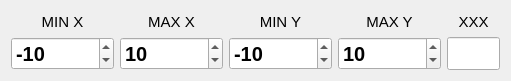
     <widget class="QWidget" name="gridLayoutWidget_2">
      <property name="geometry">
       <rect>
        <x>10</x>
        <y>440</y>
        <width>511</width>
        <height>81</height>
       </rect>
      </property>
      <layout class="QGridLayout" name="gridLayout_2">
       <item row="0" column="3">
        <widget class="QLabel" name="label_10">
         <property name="sizePolicy">
          <sizepolicy hsizetype="Minimum" vsizetype="Minimum">
           <horstretch>0</horstretch>
           <verstretch>0</verstretch>
          </sizepolicy>
         </property>
         <property name="font">
          <font>
           <pointsize>11</pointsize>
           <bold>false</bold>
          </font>
         </property>
         <property name="text">
          <string>MAX Y</string>
         </property>
         <property name="alignment">
          <set>Qt::AlignBottom|Qt::AlignHCenter</set>
         </property>
         <property name="margin">
          <number>-2</number>
         </property>
        </widget>
       </item>
       <item row="0" column="0">
        <widget class="QLabel" name="label_4">
         <property name="sizePolicy">
          <sizepolicy hsizetype="Minimum" vsizetype="Minimum">
           <horstretch>0</horstretch>
           <verstretch>0</verstretch>
          </sizepolicy>
         </property>
         <property name="font">
          <font>
           <pointsize>11</pointsize>
           <bold>false</bold>
          </font>
         </property>
         <property name="layoutDirection">
          <enum>Qt::LeftToRight</enum>
         </property>
         <property name="lineWidth">
          <number>0</number>
         </property>
         <property name="text">
          <string>MIN X</string>
         </property>
         <property name="alignment">
          <set>Qt::AlignBottom|Qt::AlignHCenter</set>
         </property>
         <property name="margin">
          <number>-2</number>
         </property>
        </widget>
       </item>
       <item row="0" column="1">
        <widget class="QLabel" name="label_5">
         <property name="sizePolicy">
          <sizepolicy hsizetype="Minimum" vsizetype="Minimum">
           <horstretch>0</horstretch>
           <verstretch>0</verstretch>
          </sizepolicy>
         </property>
         <property name="font">
          <font>
           <pointsize>11</pointsize>
           <bold>false</bold>
          </font>
         </property>
         <property name="text">
          <string>MAX X</string>
         </property>
         <property name="alignment">
          <set>Qt::AlignBottom|Qt::AlignHCenter</set>
         </property>
         <property name="margin">
          <number>-2</number>
         </property>
        </widget>
       </item>
       <item row="0" column="2">
        <widget class="QLabel" name="label_6">
         <property name="sizePolicy">
          <sizepolicy hsizetype="Minimum" vsizetype="Minimum">
           <horstretch>0</horstretch>
           <verstretch>0</verstretch>
          </sizepolicy>
         </property>
         <property name="font">
          <font>
           <pointsize>11</pointsize>
           <bold>false</bold>
          </font>
         </property>
         <property name="text">
          <string>MIN Y</string>
         </property>
         <property name="alignment">
          <set>Qt::AlignBottom|Qt::AlignHCenter</set>
         </property>
         <property name="margin">
          <number>-2</number>
         </property>
        </widget>
       </item>
       <item row="1" column="4">
        <widget class="QLineEdit" name="XXX">
         <property name="sizePolicy">
          <sizepolicy hsizetype="Preferred" vsizetype="Preferred">
           <horstretch>0</horstretch>
           <verstretch>0</verstretch>
          </sizepolicy>
         </property>
         <property name="font">
          <font>
           <pointsize>15</pointsize>
           <bold>true</bold>
          </font>
         </property>
         <property name="layoutDirection">
          <enum>Qt::LeftToRight</enum>
         </property>
         <property name="styleSheet">
          <string notr="true"/>
         </property>
         <property name="text">
          <string/>
         </property>
         <property name="maxLength">
          <number>255</number>
         </property>
         <property name="cursorPosition">
          <number>0</number>
         </property>
         <property name="alignment">
          <set>Qt::AlignRight|Qt::AlignTrailing|Qt::AlignVCenter</set>
         </property>
        </widget>
       </item>
       <item row="0" column="4">
        <widget class="QLabel" name="label_11">
         <property name="sizePolicy">
          <sizepolicy hsizetype="Minimum" vsizetype="Minimum">
           <horstretch>0</horstretch>
           <verstretch>0</verstretch>
          </sizepolicy>
         </property>
         <property name="font">
          <font>
           <pointsize>11</pointsize>
           <bold>false</bold>
          </font>
         </property>
         <property name="text">
          <string>XXX</string>
         </property>
         <property name="alignment">
          <set>Qt::AlignBottom|Qt::AlignHCenter</set>
         </property>
         <property name="margin">
          <number>-2</number>
         </property>
        </widget>
       </item>
       <item row="1" column="0">
        <widget class="QSpinBox" name="min_X">
         <property name="sizePolicy">
          <sizepolicy hsizetype="Preferred" vsizetype="Preferred">
           <horstretch>0</horstretch>
           <verstretch>0</verstretch>
          </sizepolicy>
         </property>
         <property name="font">
          <font>
           <pointsize>15</pointsize>
           <bold>true</bold>
          </font>
         </property>
         <property name="suffix">
          <string/>
         </property>
         <property name="prefix">
          <string/>
         </property>
         <property name="minimum">
          <number>-1000000</number>
         </property>
         <property name="maximum">
          <number>1000000</number>
         </property>
         <property name="singleStep">
          <number>1</number>
         </property>
         <property name="value">
          <number>-10</number>
         </property>
         <property name="displayIntegerBase">
          <number>10</number>
         </property>
        </widget>
       </item>
       <item row="1" column="1">
        <widget class="QSpinBox" name="max_X">
         <property name="sizePolicy">
          <sizepolicy hsizetype="Preferred" vsizetype="Preferred">
           <horstretch>0</horstretch>
           <verstretch>0</verstretch>
          </sizepolicy>
         </property>
         <property name="font">
          <font>
           <pointsize>15</pointsize>
           <bold>true</bold>
          </font>
         </property>
         <property name="suffix">
          <string/>
         </property>
         <property name="prefix">
          <string/>
         </property>
         <property name="minimum">
          <number>-1000000</number>
         </property>
         <property name="maximum">
          <number>1000000</number>
         </property>
         <property name="singleStep">
          <number>1</number>
         </property>
         <property name="value">
          <number>10</number>
         </property>
         <property name="displayIntegerBase">
          <number>10</number>
         </property>
        </widget>
       </item>
       <item row="1" column="2">
        <widget class="QSpinBox" name="min_Y">
         <property name="sizePolicy">
          <sizepolicy hsizetype="Preferred" vsizetype="Preferred">
           <horstretch>0</horstretch>
           <verstretch>0</verstretch>
          </sizepolicy>
         </property>
         <property name="font">
          <font>
           <pointsize>15</pointsize>
           <bold>true</bold>
          </font>
         </property>
         <property name="suffix">
          <string/>
         </property>
         <property name="prefix">
          <string/>
         </property>
         <property name="minimum">
          <number>-1000000</number>
         </property>
         <property name="maximum">
          <number>1000000</number>
         </property>
         <property name="singleStep">
          <number>1</number>
         </property>
         <property name="value">
          <number>-10</number>
         </property>
         <property name="displayIntegerBase">
          <number>10</number>
         </property>
        </widget>
       </item>
       <item row="1" column="3">
        <widget class="QSpinBox" name="max_Y">
         <property name="sizePolicy">
          <sizepolicy hsizetype="Preferred" vsizetype="Preferred">
           <horstretch>0</horstretch>
           <verstretch>0</verstretch>
          </sizepolicy>
         </property>
         <property name="font">
          <font>
           <pointsize>15</pointsize>
           <bold>true</bold>
          </font>
         </property>
         <property name="suffix">
          <string/>
         </property>
         <property name="prefix">
          <string/>
         </property>
         <property name="minimum">
          <number>-1000000</number>
         </property>
         <property name="maximum">
          <number>1000000</number>
         </property>
         <property name="singleStep">
          <number>1</number>
         </property>
         <property name="value">
          <number>10</number>
         </property>
         <property name="displayIntegerBase">
          <number>10</number>
         </property>
        </widget>
       </item>
      </layout>
     </widget>
